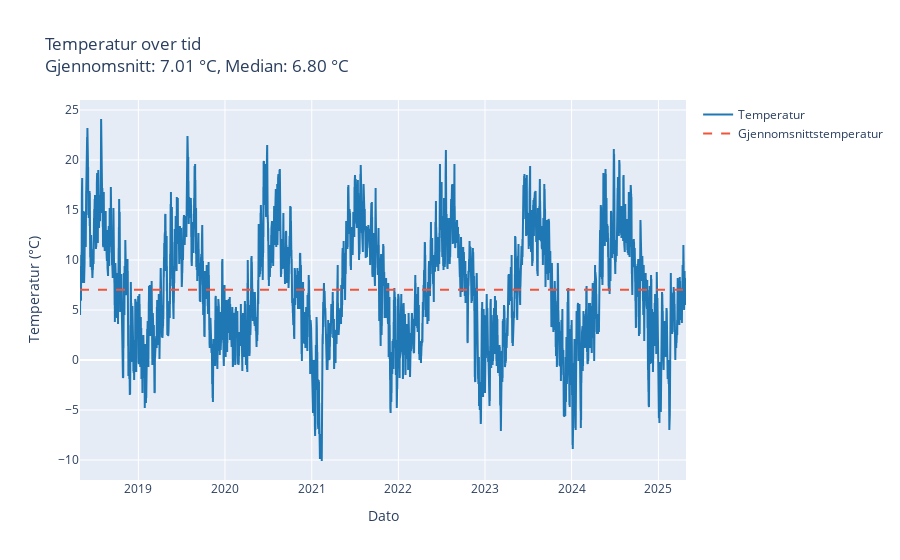
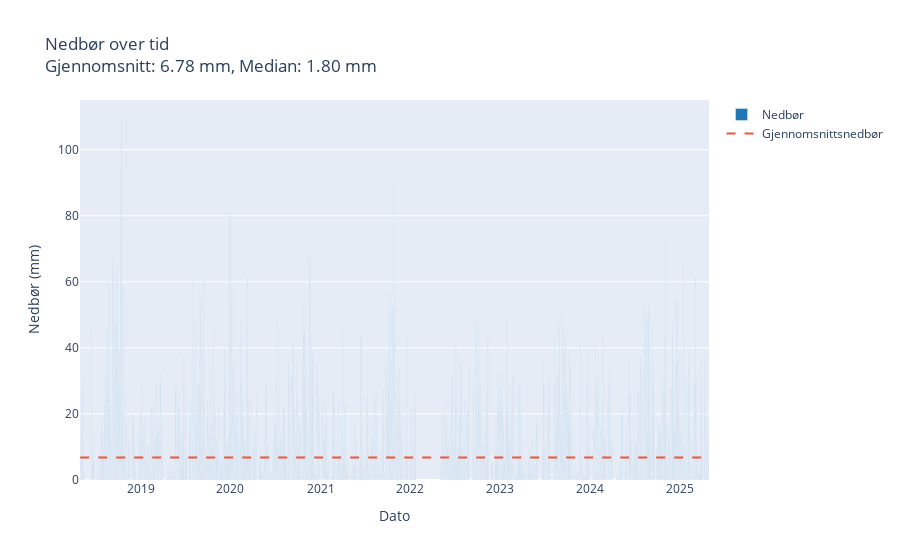
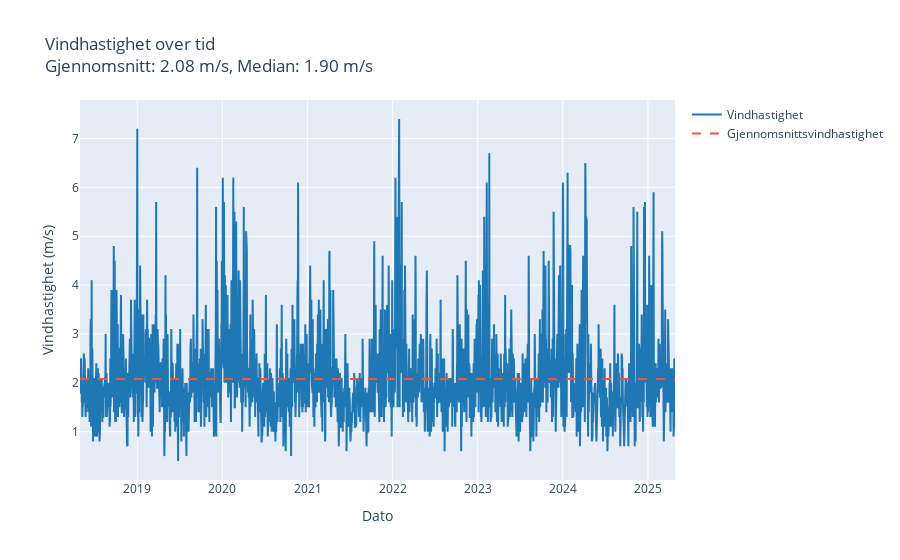
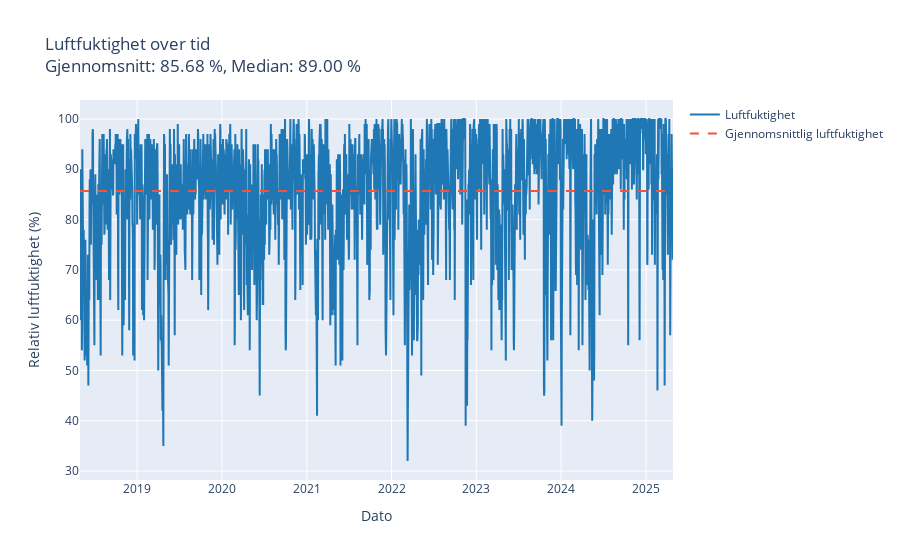

The notebook cell saved with these charts, in order:
### Code cell
# Leser data fra de separate CSV-filene
temperature_data = pd.read_csv("../data/temperature_data.csv")
precipitation_data = pd.read_csv("../data/precipitation_data.csv")
wind_speed_data = pd.read_csv("../data/wind_speed_data.csv")
humidity_data = pd.read_csv("../data/humidity_data.csv")

# Konverterer referansetiden til datetime for alle datasettene
temperature_data['referenceTime'] = pd.to_datetime(temperature_data['referenceTime'])
precipitation_data['referenceTime'] = pd.to_datetime(precipitation_data['referenceTime'])
wind_speed_data['referenceTime'] = pd.to_datetime(wind_speed_data['referenceTime'])
humidity_data['referenceTime'] = pd.to_datetime(humidity_data['referenceTime'])

# Plotter temperaturdata
fig_temp = go.Figure()
fig_temp.add_trace(go.Scatter(
    x=temperature_data['referenceTime'],
    y=temperature_data['value'],
    mode='lines',
    name='Temperatur',
    line=dict(color='#1f77b4')
))
mean_temp = temperature_data['value'].mean()
median_temp = temperature_data['value'].median()
fig_temp.add_trace(go.Scatter(
    x=temperature_data['referenceTime'],
    y=[mean_temp] * len(temperature_data['referenceTime']),
    mode='lines',
    line=dict(dash='dash', color='rgba(31, 119, 180)'),
    name='Gjennomsnittstemperatur'
))
fig_temp.update_layout(
    title=f"Temperatur over tid<br>Gjennomsnitt: {mean_temp:.2f} °C, Median: {median_temp:.2f} °C",
    xaxis_title="Dato",
    yaxis_title="Temperatur (°C)"
)
fig_temp.show()

# Scatter-plot for temperaturdata
plt.figure(figsize=(12, 6))
plt.scatter(temperature_data['referenceTime'], temperature_data['value'], color='blue', alpha=0.6, edgecolors='w')
plt.title('Temperaturdata (Scatter-plot)')
plt.xlabel('Dato')
plt.ylabel('Temperatur (°C)')
plt.grid(True)
plt.show()

# Bar-chart for temperaturdata
plt.figure(figsize=(12, 6))
plt.bar(temperature_data['referenceTime'], temperature_data['value'], color='orange', alpha=0.7)
plt.title('Temperaturdata (Bar-chart)')
plt.xlabel('Dato')
plt.ylabel('Temperatur (°C)')
plt.grid(True)
plt.show()

print("Vi mener at det gir mest mening å visualisere temperaturdataene med linjediagram, da det gir en klar oversikt over ")
print("temperaturtrenden over tid. Scatter-plot og linjediagram er veldig like og gode, men det er mye ryddigere med linjediagram. ")
print("Søylediagram er ikke så bra, da det kan gi et feilaktig inntrykk av at temperaturene er uavhengige av hverandre. ")
print("Vi mener at det er best å bruke linjediagram for temperaturdataene, da det gir en klar oversikt over temperaturtrenden over tid.")

# Plotter nedbørsdata
fig_precip = go.Figure()
fig_precip.add_trace(go.Bar(
    x=precipitation_data['referenceTime'],
    y=precipitation_data['value'],
    name='Nedbør',
    marker=dict(color='#1f77b4')
))
mean_precip = precipitation_data['value'].mean()
median_precip = precipitation_data['value'].median()
fig_precip.add_trace(go.Scatter(
    x=precipitation_data['referenceTime'],
    y=[mean_precip] * len(precipitation_data['referenceTime']),
    mode='lines',
    line=dict(dash='dash', color='rgba(31, 119, 180)'),
    name='Gjennomsnittsnedbør'
))
fig_precip.update_layout(
    title=f"Nedbør over tid<br>Gjennomsnitt: {mean_precip:.2f} mm, Median: {median_precip:.2f} mm",
    xaxis_title="Dato",
    yaxis_title="Nedbør (mm)"
)
fig_precip.show()

# Plotter vindhastighetsdata
fig_wind = go.Figure()
fig_wind.add_trace(go.Scatter(
    x=wind_speed_data['referenceTime'],
    y=wind_speed_data['value'],
    mode='lines',
    name='Vindhastighet',
    line=dict(color='#1f77b4')
))
mean_wind = wind_speed_data['value'].mean()
median_wind = wind_speed_data['value'].median()
fig_wind.add_trace(go.Scatter(
    x=wind_speed_data['referenceTime'],
    y=[mean_wind] * len(wind_speed_data['referenceTime']),
    mode='lines',
    line=dict(dash='dash', color='rgba(31, 119, 180)'),
    name='Gjennomsnittsvindhastighet'
))
fig_wind.update_layout(
    title=f"Vindhastighet over tid<br>Gjennomsnitt: {mean_wind:.2f} m/s, Median: {median_wind:.2f} m/s",
    xaxis_title="Dato",
    yaxis_title="Vindhastighet (m/s)"
)
fig_wind.show()

# Plotter luftfuktighetsdata
fig_humidity = go.Figure()
fig_humidity.add_trace(go.Scatter(
    x=humidity_data['referenceTime'],
    y=humidity_data['value'],
    mode='lines',
    name='Luftfuktighet',
    line=dict(color='#1f77b4')
))
mean_humidity = humidity_data['value'].mean()
median_humidity = humidity_data['value'].median()
fig_humidity.add_trace(go.Scatter(
    x=humidity_data['referenceTime'],
    y=[mean_humidity] * len(humidity_data['referenceTime']),
    mode='lines',
    line=dict(dash='dash', color='rgba(31, 119, 180)'),
    name='Gjennomsnittlig luftfuktighet'
))
fig_humidity.update_layout(
    title=f"Luftfuktighet over tid<br>Gjennomsnitt: {mean_humidity:.2f} %, Median: {median_humidity:.2f} %",
    xaxis_title="Dato",
    yaxis_title="Relativ luftfuktighet (%)"
)
fig_humidity.show()

### Figure 1 — Plotly figure (JSON) as saved in the notebook; plotly's stock layout.template omitted (floating-point values rounded to 4 significant figures; data arrays with more than 128 entries replaced by an {"elided": "..."} marker saying what was removed)
{"data": [{"line": {"color": "#1f77b4"}, "mode": "lines", "name": "Temperatur", "type": "scatter", "x": {"elided": "5107 str values"}, "y": {"elided": "5107 float values"}}, {"line": {"color": "rgba(31, 119, 180)", "dash": "dash"}, "mode": "lines", "name": "Gjennomsnittstemperatur", "type": "scatter", "x": {"elided": "5107 str values"}, "y": {"elided": "5107 float values"}}], "layout": {"title": {"text": "Temperatur over tid<br>Gjennomsnitt: 7.01 °C, Median: 6.80 °C"}, "xaxis": {"title": {"text": "Dato"}}, "yaxis": {"title": {"text": "Temperatur (°C)"}}}}

### Figure 2 — Plotly figure (JSON) as saved in the notebook; plotly's stock layout.template omitted (floating-point values rounded to 4 significant figures; data arrays with more than 128 entries replaced by an {"elided": "..."} marker saying what was removed)
{"data": [{"marker": {"color": "#1f77b4"}, "name": "Nedbør", "type": "bar", "x": {"elided": "4860 str values"}, "y": {"elided": "4860 float values"}}, {"line": {"color": "rgba(31, 119, 180)", "dash": "dash"}, "mode": "lines", "name": "Gjennomsnittsnedbør", "type": "scatter", "x": {"elided": "4860 str values"}, "y": {"elided": "4860 float values"}}], "layout": {"title": {"text": "Nedbør over tid<br>Gjennomsnitt: 6.78 mm, Median: 1.80 mm"}, "xaxis": {"title": {"text": "Dato"}}, "yaxis": {"title": {"text": "Nedbør (mm)"}}}}

### Figure 3 — Plotly figure (JSON) as saved in the notebook; plotly's stock layout.template omitted (floating-point values rounded to 4 significant figures; data arrays with more than 128 entries replaced by an {"elided": "..."} marker saying what was removed)
{"data": [{"line": {"color": "#1f77b4"}, "mode": "lines", "name": "Vindhastighet", "type": "scatter", "x": {"elided": "2551 str values"}, "y": {"elided": "2551 float values"}}, {"line": {"color": "rgba(31, 119, 180)", "dash": "dash"}, "mode": "lines", "name": "Gjennomsnittsvindhastighet", "type": "scatter", "x": {"elided": "2551 str values"}, "y": {"elided": "2551 float values"}}], "layout": {"title": {"text": "Vindhastighet over tid<br>Gjennomsnitt: 2.08 m/s, Median: 1.90 m/s"}, "xaxis": {"title": {"text": "Dato"}}, "yaxis": {"title": {"text": "Vindhastighet (m/s)"}}}}

### Figure 4 — Plotly figure (JSON) as saved in the notebook; plotly's stock layout.template omitted (floating-point values rounded to 4 significant figures; data arrays with more than 128 entries replaced by an {"elided": "..."} marker saying what was removed)
{"data": [{"line": {"color": "#1f77b4"}, "mode": "lines", "name": "Luftfuktighet", "type": "scatter", "x": {"elided": "2555 str values"}, "y": {"elided": "2555 float values"}}, {"line": {"color": "rgba(31, 119, 180)", "dash": "dash"}, "mode": "lines", "name": "Gjennomsnittlig luftfuktighet", "type": "scatter", "x": {"elided": "2555 str values"}, "y": {"elided": "2555 float values"}}], "layout": {"title": {"text": "Luftfuktighet over tid<br>Gjennomsnitt: 85.68 %, Median: 89.00 %"}, "xaxis": {"title": {"text": "Dato"}}, "yaxis": {"title": {"text": "Relativ luftfuktighet (%)"}}}}
